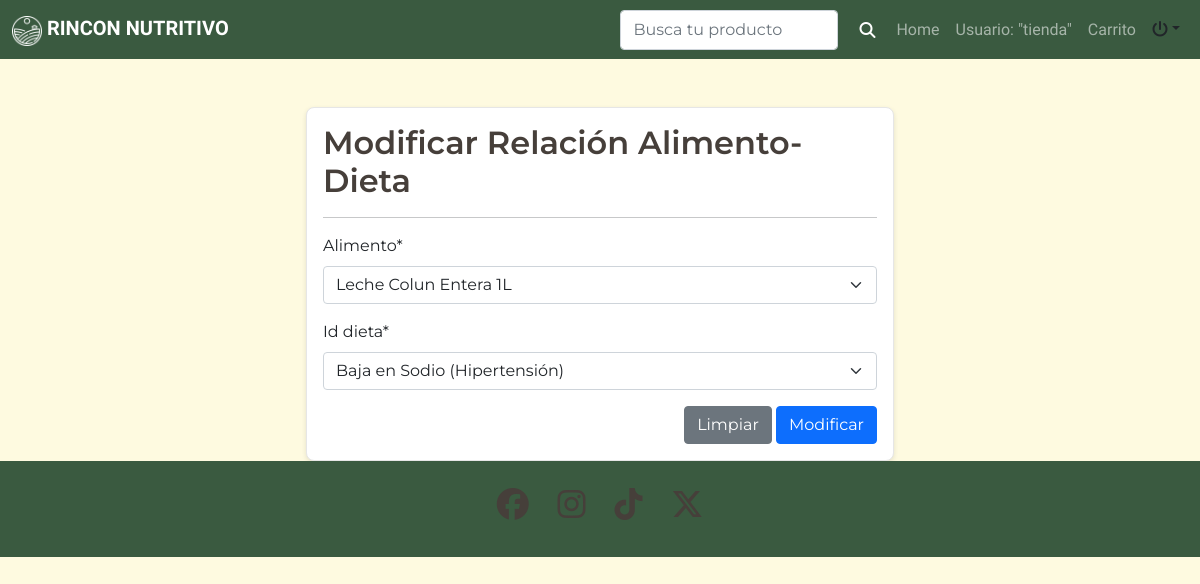
The app's page /modificar-alimentodieta/2/ (signed in) with its own data.
### app/models.py (models this page shows, shortened)
class AlimentoDieta(models.Model):
    alimento = models.ForeignKey(Alimento, on_delete=models.CASCADE)
    id_dieta = models.ForeignKey(Dieta, on_delete=models.CASCADE)
    class Meta:
        unique_together = ('alimento', 'id_dieta')

### app/views.py (the view, shortened to what this page needs)
# urls.py: path('modificar-alimentodieta/<id>/', modificar_AlimentoDieta, name="modificar_alimentodieta"),
@permission_required('app.change_alimento_dieta')
def modificar_AlimentoDieta(request, id):
    alimentodieta = get_object_or_404(AlimentoDieta, id=id)
    data ={
        'form': AlimentoDietaForm(instance=alimentodieta)
    }
    return render(request, 'app/alimentodieta/modificar.html',data )

### app/forms.py
class AlimentoDietaForm(forms.ModelForm):
    class Meta:
        model = AlimentoDieta
        fields = '__all__'

### app/models.py (called while the page is built)
    def __str__(self):
        return self.nombre_alimento

    def __str__(self):
        return self.nombre

### app/templates/app/alimentodieta/modificar.html (shortened to what this page needs)
{% extends 'app/base.html' %}
{% block contenido %}
{% load crispy_forms_tags %}
<br><br>
<div class="row">
    <div class="col-12 col-md-6 offset-md-3">
        <div class="card">
            <div class="card-body">
                <h2>Modificar Relación Alimento-Dieta</h2>
                <hr>
                <form action="" method="post" enctype="multipart/form-data">
                    {{ form | crispy}}
                    <div class="d-flex justify-content-end">
                        <input type="reset" value="Limpiar" class="btn btn-secondary">
                        <input type="submit" value="Modificar" class="btn btn-primary">
                    </div>
                </form>
            </div>
        </div>
    </div>
</div>
{%  endblock %}

### app/templates/app/base.html (shortened to what this page needs)
<!DOCTYPE html>
<html lang="en">
<head>
    <link href="https://cdn.jsdelivr.net/npm/bootstrap@5.0.2/dist/css/bootstrap.min.css" rel="stylesheet">
    <link rel="stylesheet" href="https://cdnjs.cloudflare.com/ajax/libs/font-awesome/6.6.0/css/all.min.css">
    {% load static %}
    <link rel="stylesheet" href="{% static 'app/css/estilos.css' %}">
</head>
<body class="body-base">
  <header>
    <nav class="navbar navbar-expand-lg navbar-dark">
        <div class="container-fluid">
            <a class="navbar-brand" href="#">
                <img src="{% static 'app/img/Iconos/Logo-B.png' %}" alt="" width="30" height="30" class="d-inline-block align-text-top">
                RINCON NUTRITIVO
            </a>
            <div class="collapse navbar-collapse" id="navbarSupportedContent">
                <ul class="navbar-nav ms-auto mb-2 mb-lg-0">
                    {% if user.is_authenticated %}
                        <form class="d-flex" method="get" action="{% url 'home' %}">
                            <input class="form-control me-2" type="search" name="search" placeholder="Busca tu producto" aria-label="Search">
                            <button class="btn btn-icon" type="submit">
                                <i class="fa-solid fa-magnifying-glass"></i>
                            </button>
                        </form>
                        <li class="nav-item">
                            <a class="nav-link" href="{% url 'home' %}">Home</a>
                        </li>
                        <li class="nav-item">
                            <a class="nav-link" href="#">Usuario: "{{ user.username }}"</a>
                        </li>
                        <li class="nav-item">
                            <a class="nav-link" href="{% url 'ver_carrito' %}">Carrito</a>
                        </li>
                        <div class="nav-item dropdown">
                            <a class="nav-link dropdown-toggle text-dark" data-bs-toggle="dropdown" role="buton"
                                aria-expanded="false"><i class="fa-solid fa-power-off"></i></a>
                        </div>
                        {% else %}
                        <li class="nav-item">
                            <a class="nav-link active" aria-current="page" href="{% url 'index' %}">Inicio</a>
                        </li>
                        {% endif %}
                </ul>
            </div>
        </div>
    </nav>
</header>
    {% block contenido %}
    {% endblock contenido %}
    <footer class=" text-white text-center py-5">
        <div class="container">
            <div class="row justify-content-center">
                <div class="col-xs-12 col-md-6 col-lg-3">
                    <h2>
                        <i class="fa-brands fa-facebook"></i>
                        <i class="fa-brands fa-instagram"></i>
                        <i class="fa-brands fa-tiktok"></i>
                        <i class="fa-brands fa-x-twitter"></i>
                    </h2>
                </div>
            </div>
        </div>
    </footer>
</body>
</html>

### app/static/app/css/estilos.css (style rules this page uses)
.body-base { margin: 0; background-color: #FEFAE0; font-family: "Montserrat", sans-serif; }
.navbar { background-color: #3A5A40; }
.navbar-brand { font-family: "Bona Nova", serif; font-weight: 700; }
.nav-link { font-family: "Bona Nova", serif; }
footer { position: relative; bottom: 0; width: 100%; background-color: #3A5A40; height: 56px; display: flex; align-items: center; justify-content: center; }
footer i { margin: 0 10px; }
.btn-icon { display: flex; align-items: center; justify-content: center; width: auto; height: auto; }
.btn-icon i { font-size: 16px; color: #fff; }
.card { display: flex; flex-direction: column; height: 100%; width: 100%; border: 1px solid #E6E6E6; border-radius: 8px; box-shadow: 0 2px 5px rgba(0, 0, 0, 0.1); overflow: hidden; background-color: #fff; }
a { text-decoration: none; }
.detalles h1, h2 { color: #463F3A; font-weight: 600; }

### records on screen
AlimentoDieta: alimento "Leche Colun Entera 1L", id_dieta "Baja en Sodio (Hipertensión)"

### other values on screen
{{ user.username }} "tienda"
